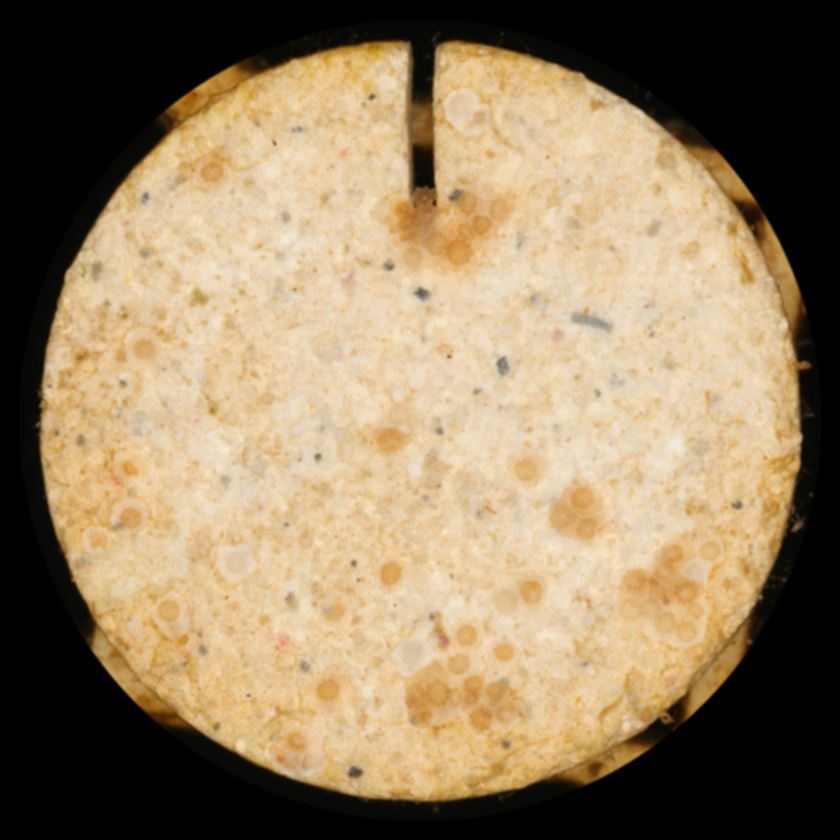
#> input picture Coral/GaussianOutput/gaussian1.JPG, 840 x 840 px, shrunk from 3532 x 3532 before the run; its folder holds only this picture in this run
$ python Canny.py
#> lines starting #> are read from the running program, lines starting #| are printed output that depends on the picture
import cv2 as cv

#Turnes the input image into graycale and applies canny dection with hysteresis parameters
def canny(image, candidateEdge=10, confirmedEdge=18):
    #https://www.geeksforgeeks.org/python-opencv-canny-function/
    canny = cv.Canny(image, candidateEdge, confirmedEdge)
    return canny

def main():
    for i in range (1, 7):
        image = cv.imread(f"Coral/GaussianOutput/gaussian{i}.JPG", cv.IMREAD_GRAYSCALE)
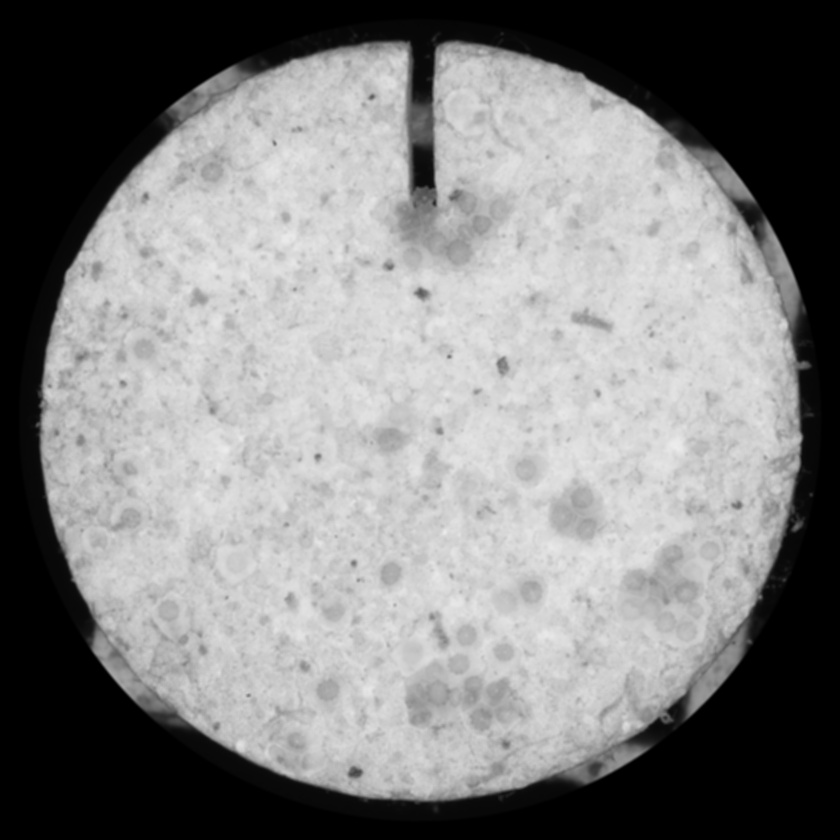
#> image: shape (840, 840); min 0, max 237, mean 130.6

        canny_image = canny(image)
#> in canny, `canny = cv.Canny(image, candidateEdge, confirmedEdge)`:
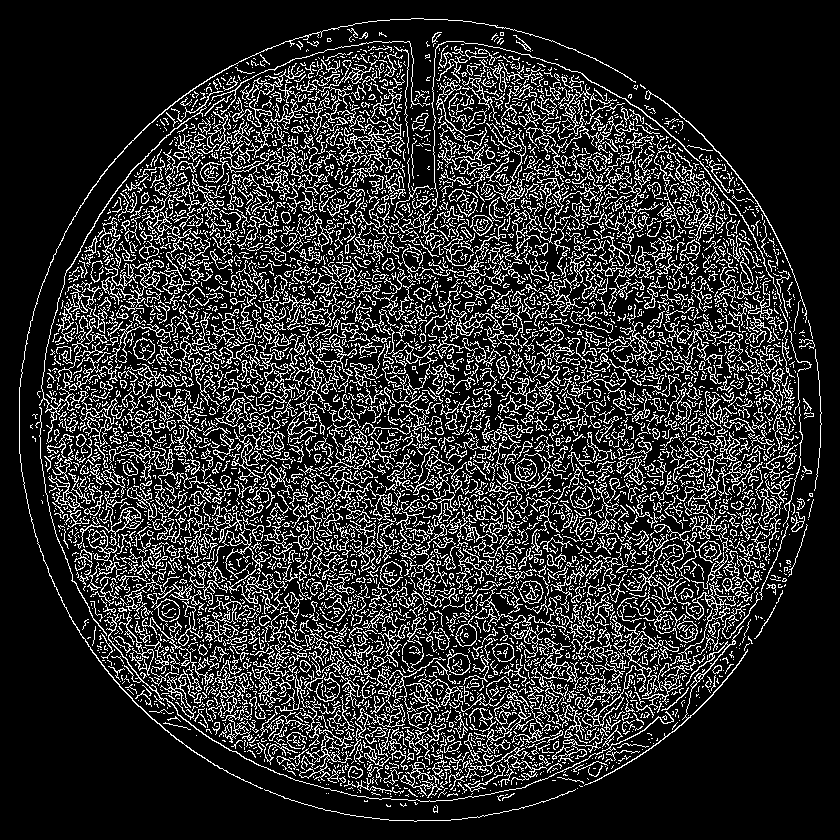
#> canny: shape (840, 840); 18% white in thin lines or dots

        cv.imwrite(f"Coral/CannyOutput/canny{i}.JPG", canny_image)

    for i in range (1, 3):
        image = cv.imread(f"Geology/GaussianOutput/gaussian{i}.JPG", cv.IMREAD_GRAYSCALE)

        canny_image = canny(image)

        cv.imwrite(f"Geology/CannyOutput/canny{i}.JPG", canny_image)

if __name__ == "__main__":
    main()
